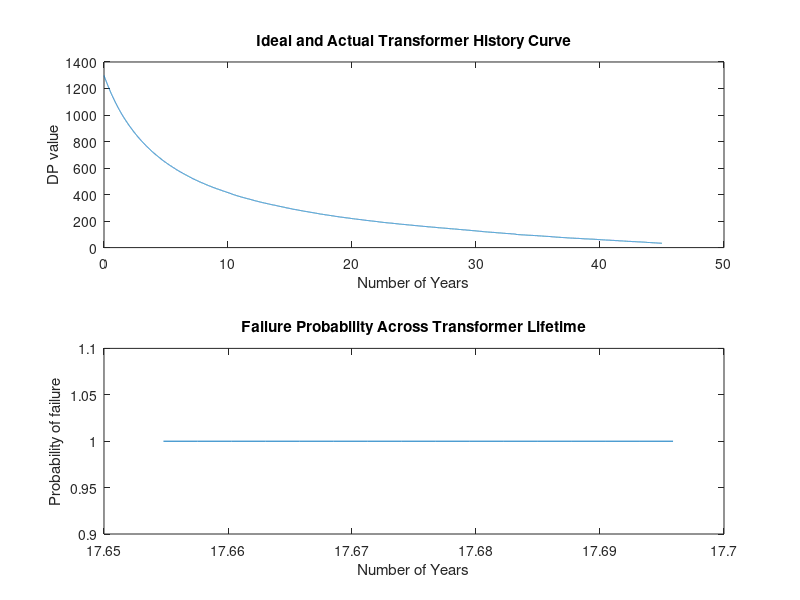
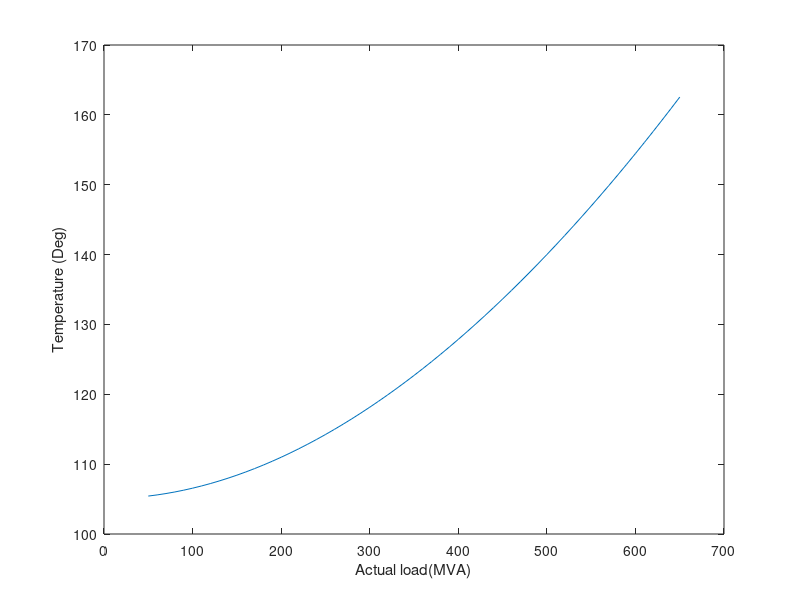

Here is the MATLAB script that generated these plots, in order:
clear
clc
Ta=22;%ambient temperchare;
T_tor=55;%top oil temprature rise at rated load
P_rated=500;%rated load(MVA)
P_actual =140;%Actual load(MVA)
T_G=50;%winding hottest-spot temperature rise over top-oil temperature.
R_L=4.1;%Loss ratio
K=(P_actual/P_rated);
T_HS=Ta+T_G+T_tor*(((((K^2)*R_L)+1)/(R_L+1)))^.92;
%%%%%%%%%%%%%%%%%%%%%%%%
F=.0008;%input('please Enetr furfural Value ? ');
if F>=.5
    F=4;
end
% The activation energy
Ea = 111*10^3; %J/mol
% Process Constant
A = 2*10^8; %h-1
% Gas Costant
Rg = 8.314;
%Temperature (As a function of time. Assumed constant)
T = T_HS+273; %K, 98 deg C
% Reaction rate
k = A*exp(-Ea/(Rg*T)); %h-1
k = 24*k; %d-1
% Original DP value (Degree of Polymerization)
DP0 = (1.51-log10(F))/0.00355;
% Threshold DP value below which transformer ceases to function
 DPc =250;
%% Create the ideal transformer
% Start of history
t0 = 1;
% End of history
tm = 45*365; % Arbitrarily chosen as 15 years since average transformer life with above parameters was aobserved to about 10-12 years
% Generate the curve
DP(t0) = DP0;
cur=0;
for t=t0:tm
DP(t) = DP(t0)/(1+DP(t0)*k*(t-t0));


if DP(t)<=DPc
    cur=cur+1;
    endlife(cur)=t/365;
end
end
endlife1=(endlife(1))
%%
cur1=0;
%%%%%%%%%%%%%%%%% Ideal transform %%%%%%%%%%%%%%%
sp0 = -2; % shape parameter
sig0 = 0.02;
mu0 =0;
% Generate deviations for each time-step
for i=t0:tm
Dev0(i) = gevrnd(sp0, sig0, mu0);
end
% figure,
% hist(Dev0);
% Generate the curve by introducing deviations to the original curve
DPa(t0) = DP0;
for t=t0+1:tm
DPa(t) = DPa(t-1)/(1+DPa(t-1)*k*1);
DPa(t) = max( DPa(t) + min(Dev0(t),0), 0);
if DPa(t) < DPc && DPa(t-1) >= DPc
disp(sprintf('Non-ideal transformer would last for %d days or %d years',t, t/365));
TL=t;
end
if DPa(t)<=DPc
    cur1=cur1+1;
    endlife(cur1)=t/365;
end
end
endlife2=(endlife(1))

% plot((t0:tm)./365, DPa, (t0:tm)./365, DP);
% plot((t0:tm)./365, DPa);
% title('Ideal and Actual Transformer History Curve');
% xlabel('Number of days');
% ylabel('DP value');
%%%%%%%%%%%%%%%%  Compute the Failure %%%%%%%%%%%%%%%%%%%%%%
%% Compute the probability that transformer will fail in next m days
% Prediction days
m = 10;
% Today
%today = TL-5m:TL;
Tw = 15;
for today=TL-Tw:TL
%% Compute the distribution of deviations based on history
for t=t0+1:today
ind = find(DP<DPa(t-1),1);
Dev(t-1) = DPa(t) - DP(ind);
end
%figure, hist(Dev);
paramhat = gevfit(Dev);
sp = paramhat(1); sig = paramhat(2); mu = paramhat(3);
% disp(sprintf('Curve fit successful ! sp = %d scale = %d mu = %d ',sp, sig, mu));
%% Rgun the simulation for next m days
% Number of iterations
numit = 10000;
itcount = 0;
for it=1:numit
currentDP = DPa(today);
for tn=1:m
ind = find(DP<currentDP,1);
currentDP = max( DP(ind) + min(gevrnd(sp,sig,mu),0),0);
if currentDP < DPc
itcount = itcount + 1;
break;
end
end
end
pf = itcount/numit;
%disp(sprintf('Probability of failure on day %d is %d', today, pf));
pfv(today) = pf;
clc
end
clc
figure, 
subplot(2,1,1)
plot((t0:tm)./365, DPa);
title('Ideal and Actual Transformer History Curve');
xlabel('Number of Years');
ylabel('DP value');
subplot(2,1,2)
plot((TL-Tw:TL)./365,pfv(TL-Tw:TL));
title('Failure Probability Across Transformer Lifetime');
xlabel('Number of Years');
ylabel('Probability of failure');

figure
Ta=45;%ambient temperchare;
T_tor=45;%top oil temprature rise at rated load
P_rated=500;%rated load(MVA)
P_actual =50:10:500*1.3;%Actual load(MVA)
T_G=50;%winding hottest-spot temperature rise over top-oil temperature.
R_L=4.1;%Loss ratio
K=(P_actual/P_rated);
T_HS=Ta+T_G+T_tor.*(((((K.^2)*R_L)+1)./(R_L+1))).^0.92;
plot(P_actual,T_HS)
xlabel('Actual load(MVA)');
ylabel('Temperature (Deg)');
